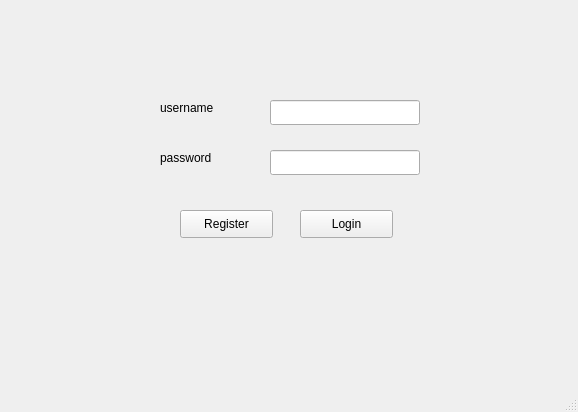
<?xml version="1.0" encoding="UTF-8"?>
<ui version="4.0">
 <class>MainWindow_Login</class>
 <widget class="QMainWindow" name="MainWindow_Login">
  <property name="geometry">
   <rect>
    <x>0</x>
    <y>0</y>
    <width>578</width>
    <height>412</height>
   </rect>
  </property>
  <property name="windowTitle">
   <string>MainWindow</string>
  </property>
  <widget class="QWidget" name="centralwidget">
   <widget class="QPushButton" name="pushButton_2">
    <property name="geometry">
     <rect>
      <x>300</x>
      <y>210</y>
      <width>93</width>
      <height>28</height>
     </rect>
    </property>
    <property name="text">
     <string>Login</string>
    </property>
   </widget>
   <widget class="QLabel" name="label_2">
    <property name="geometry">
     <rect>
      <x>160</x>
      <y>150</y>
      <width>72</width>
      <height>15</height>
     </rect>
    </property>
    <property name="text">
     <string>password</string>
    </property>
   </widget>
   <widget class="QLineEdit" name="lineEdit_2">
    <property name="geometry">
     <rect>
      <x>270</x>
      <y>150</y>
      <width>150</width>
      <height>25</height>
     </rect>
    </property>
    <property name="echoMode">
     <enum>QLineEdit::Password</enum>
    </property>
   </widget>
   <widget class="QPushButton" name="pushButton">
    <property name="geometry">
     <rect>
      <x>180</x>
      <y>210</y>
      <width>93</width>
      <height>28</height>
     </rect>
    </property>
    <property name="text">
     <string>Register</string>
    </property>
   </widget>
   <widget class="QLabel" name="label">
    <property name="geometry">
     <rect>
      <x>160</x>
      <y>100</y>
      <width>72</width>
      <height>15</height>
     </rect>
    </property>
    <property name="text">
     <string>username</string>
    </property>
   </widget>
   <widget class="QLineEdit" name="lineEdit">
    <property name="geometry">
     <rect>
      <x>270</x>
      <y>100</y>
      <width>150</width>
      <height>25</height>
     </rect>
    </property>
   </widget>
  </widget>
  <widget class="QMenuBar" name="menubar">
   <property name="geometry">
    <rect>
     <x>0</x>
     <y>0</y>
     <width>578</width>
     <height>26</height>
    </rect>
   </property>
  </widget>
  <widget class="QStatusBar" name="statusbar"/>
 </widget>
 <tabstops>
  <tabstop>lineEdit</tabstop>
  <tabstop>lineEdit_2</tabstop>
  <tabstop>pushButton_2</tabstop>
  <tabstop>pushButton</tabstop>
 </tabstops>
 <resources/>
 <connections/>
</ui>
